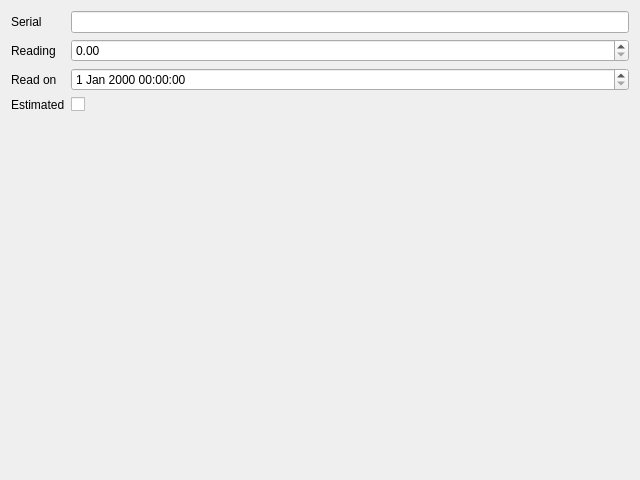
<?xml version="1.0" encoding="UTF-8"?>
<ui version="4.0">
 <class>MeterDialog</class>
 <widget class="QDialog" name="MeterDialog">
  <property name="geometry">
   <rect>
    <x>0</x>
    <y>0</y>
    <width>640</width>
    <height>480</height>
   </rect>
  </property>
  <property name="windowTitle">
   <string>Meter</string>
  </property>
  <layout class="QFormLayout" name="formLayout">
   <item row="0" column="0">
    <widget class="QLabel" name="label_serialEdit">
     <property name="text">
      <string>Serial</string>
     </property>
     <property name="buddy">
      <cstring>serialEdit</cstring>
     </property>
    </widget>
   </item>
   <item row="0" column="1">
    <widget class="QLineEdit" name="serialEdit"/>
   </item>
   <item row="1" column="0">
    <widget class="QLabel" name="label_readingEdit">
     <property name="text">
      <string>Reading</string>
     </property>
     <property name="buddy">
      <cstring>readingEdit</cstring>
     </property>
    </widget>
   </item>
   <item row="1" column="1">
    <widget class="QDoubleSpinBox" name="readingEdit"/>
   </item>
   <item row="2" column="0">
    <widget class="QLabel" name="label_readEdit">
     <property name="text">
      <string>Read on</string>
     </property>
     <property name="buddy">
      <cstring>readEdit</cstring>
     </property>
    </widget>
   </item>
   <item row="2" column="1">
    <widget class="QDateTimeEdit" name="readEdit"/>
   </item>
   <item row="3" column="0">
    <widget class="QLabel" name="label_estimatedCheck">
     <property name="text">
      <string>Estimated</string>
     </property>
     <property name="buddy">
      <cstring>estimatedCheck</cstring>
     </property>
    </widget>
   </item>
   <item row="3" column="1">
    <widget class="QCheckBox" name="estimatedCheck"/>
   </item>
  </layout>
 </widget>
 <tabstops>
  <tabstop>serialEdit</tabstop>
  <tabstop>readingEdit</tabstop>
  <tabstop>readEdit</tabstop>
  <tabstop>estimatedCheck</tabstop>
 </tabstops>
 <resources/>
 <connections/>
</ui>
